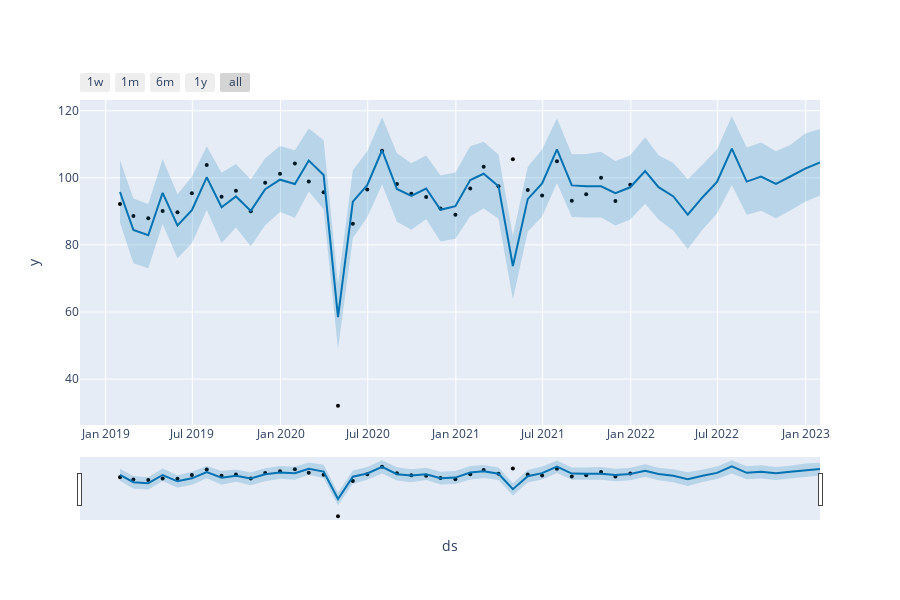

The notebook cell saved with this chart:
### Code cell
plot_plotly(m3, predictions3)
